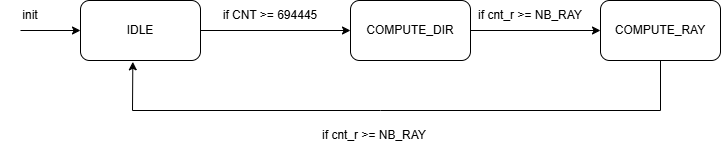
#> input picture report/playing_state.drawio.png, 721 x 151 px
$ python png_to_mif.py ../report/playing_state.drawio.png out.png
#> lines starting #> are read from the running program, lines starting #| are printed output that depends on the picture
from PIL import Image
import argparse

# [7 lines of commented-out code are left out]

def rgb_to_12bit_bin(r, g, b):
    """Convert 8-bit RGB to a 12-bit RGB string in binary."""
    r4 = (r & 0xF0) >> 4  # Extract the upper 4 bits of red
    g4 = (g & 0xF0) >> 4  # Extract the upper 4 bits of green
    b4 = (b & 0xF0) >> 4  # Extract the upper 4 bits of blue

    r4 = int(f"{r4:04b}"[::-1], 2)
    g4 = int(f"{g4:04b}"[::-1], 2)
    b4 = int(f"{b4:04b}"[::-1], 2)
    value = (r4 << 8) | (g4 << 4) | b4  # Combine into 12-bit value
    return f"{value:012b}"

def rgb_to_12bit(r, g, b):
    # Downscale 8-bit to 4-bit
    r4 = (r * 15) // 255
    g4 = (g * 15) // 255
    b4 = (b * 15) // 255

    # Pack into 12-bit value: [RRRR][GGGG][BBBB]
    rgb_12bit = (r4 << 8) | (g4 << 4) | b4

    return f"{rgb_12bit:012b}"

def rgb_to_12bit_hex(r, g, b):
    """Convert 8-bit RGB to a 12-bit RGB string in hexadecimal."""
    r4 = (r & 0xF0) >> 4  # Extract the upper 4 bits of red
    g4 = (g & 0xF0) >> 4  # Extract the upper 4 bits of green
    b4 = (b & 0xF0) >> 4  # Extract the upper 4 bits of blue
    value = (r4 << 8) | (g4 << 4) | b4  # Combine into 12-bit value
    return f"{value:03X}"

def convert_image_to_mif(image_path, mif_path, width=16, height=16, address_radix="DEC", data_radix="BIN", grayscale=False):
#> called with image_path = '../report/playing_state.drawio.png', mif_path = 'out.png', width = 16, height = 16, address_radix = 'DEC', data_radix = 'BIN', grayscale = False
    img = Image.open(image_path).convert("L" if grayscale else "RGB").resize((width, height))
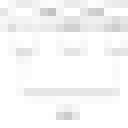
#> img: PIL image 16x16 RGB (shown 8 times larger); min 195, max 255, mean 246.9
    pixels = list(img.getdata())
#> pixels = 256 items, first 6: (254, 254, 254), (247, 247, 247), (235, 235, 235), (236, 236, 236), (242, 242, 242), (250, 250, 250)

    depth = width * height
    width_bits = 1 if grayscale else 12  # 1 bit for grayscale, 12 bits for RGB
    mif_lines = [
        f"WIDTH={width_bits};",
        f"DEPTH={depth};",
        "",
        f"ADDRESS_RADIX={address_radix};",
        f"DATA_RADIX={data_radix};",
        "",
        "CONTENT BEGIN"
    ]

    for addr in range(depth):
        if addr < len(pixels):
            if grayscale:
                # Convert grayscale pixel to 1-bit (threshold at 128)
                gray_value = 1 if pixels[addr] >= 128 else 0
                data = f"{gray_value:01b}" if data_radix == "BIN" else f"{gray_value:X}"
            else:
                r, g, b = pixels[addr]
                if data_radix == "BIN":
                    data = rgb_to_12bit_bin(r, g, b)
                elif data_radix == "HEX":
                    data = rgb_to_12bit_hex(r, g, b)


        else:
            data = "0" if grayscale else ("000000000000" if data_radix == "BIN" else "000")

        if address_radix == "DEC":
            mif_lines.append(f"    {addr:4d} : {data};")
        elif address_radix == "HEX":
            mif_lines.append(f"    {addr:04X} : {data};")
#> this loop made 256 passes
#> (r, g, b, data) on passes 1 to 12: (254, 254, 254, '111111111111'), (247, 247, 247, '111111111111'), (235, 235, 235, '011101110111'), (236, 236, 236, '011101110111'), (242, 242, 242, '111111111111'), (250, 250, 250, '111111111111'), (251, 251, 251, '111111111111'), (246, 246, 246, '111111111111'), (235, 235, 235, '011101110111'), (236, 236, 236, '011101110111'), (242, 242, 242, '111111111111'), (253, 253, 253, '111111111111')
#> (r, g, b, data) on passes 61 to 66: (230, 230, 230, '011101110111'), (215, 215, 215, '101110111011'), (206, 206, 206, '001100110011'), (220, 220, 220, '101110111011'), (255, 255, 255, '111111111111'), (252, 252, 252, '111111111111')

    mif_lines.append("END;")

    with open(mif_path, "w") as f:
        f.write("\n".join(mif_lines))

    print(f"[✓] MIF file saved to: {mif_path}")

# example usage:
# python png_to_mif.py input.png output.mif --width 16 --height 16 --address_radix DEC --data_radix BIN --grayscale
if __name__ == "__main__":
    parser = argparse.ArgumentParser(description="Convert image to .mif file with 12-bit RGB or 1-bit grayscale values.")
    parser.add_argument("image", help="Input image file (.png or .jpg)")
    parser.add_argument("output", help="Output .mif file")
    parser.add_argument("--width", type=int, default=16, help="Target image width")
    parser.add_argument("--height", type=int, default=16, help="Target image height")
    parser.add_argument("--address_radix", choices=["DEC", "HEX"], default="DEC", help="Address radix (DEC or HEX)")
    parser.add_argument("--data_radix", choices=["BIN", "HEX"], default="BIN", help="Data radix (BIN or HEX)")
    parser.add_argument("--grayscale", action="store_true", help="Convert image to 1-bit grayscale")

    args = parser.parse_args()
    convert_image_to_mif(args.image, args.output, args.width, args.height, args.address_radix, args.data_radix, args.grayscale)

$ run again, on report/raycasting.drawio.png
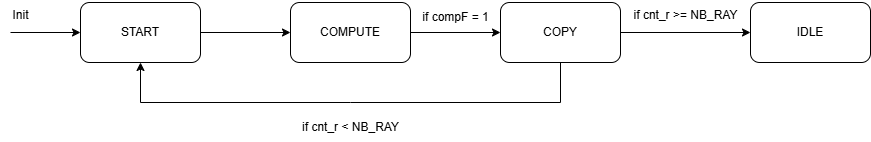
#> input picture report/raycasting.drawio.png, 871 x 142 px
#> in convert_image_to_mif, `img = Image.open(image_path).convert("L" if grayscale else "RGB").resi..`:
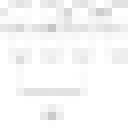
#> img: PIL image 16x16 RGB (shown 8 times larger); min 198, max 255, mean 247.7
#> pixels = 256 items, first 6: (255, 255, 255), (239, 239, 239), (227, 227, 227), (234, 234, 234), (254, 254, 254), (235, 235, 235)
#> the loop in convert_image_to_mif, `for addr in range(depth):` made 256 passes
#> (r, g, b, data) on passes 1 to 8: (255, 255, 255, '111111111111'), (239, 239, 239, '011101110111'), (227, 227, 227, '011101110111'), (234, 234, 234, '011101110111'), (254, 254, 254, '111111111111'), (235, 235, 235, '011101110111'), (227, 227, 227, '011101110111'), (239, 239, 239, '011101110111')

$ run again, on report/table_compression.png
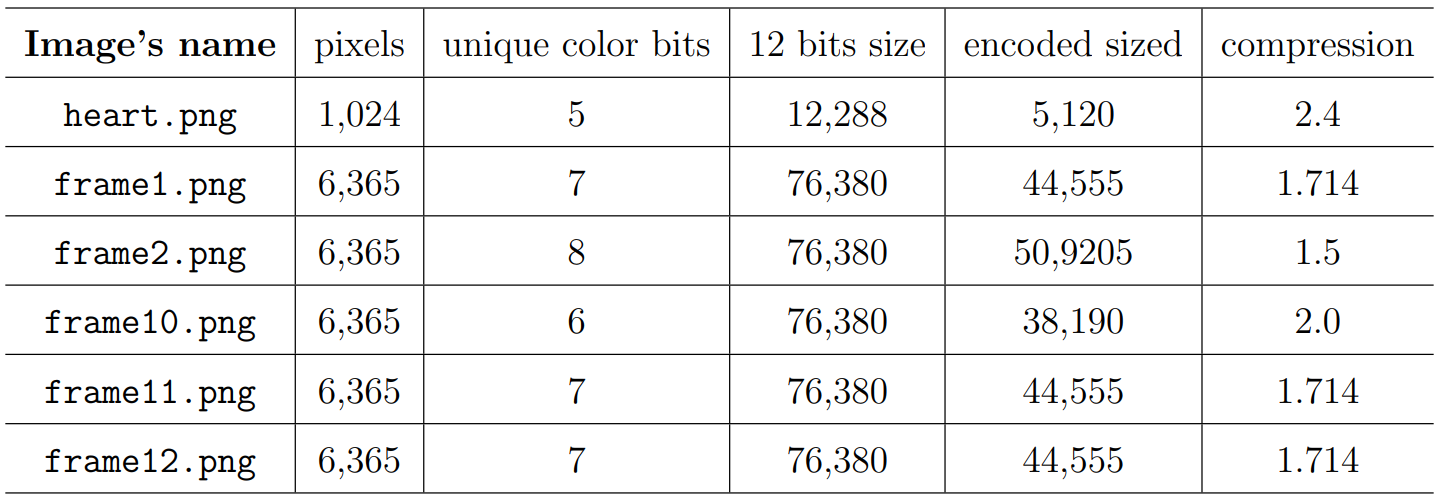
#> input picture report/table_compression.png, 1442 x 497 px
#> in convert_image_to_mif, `img = Image.open(image_path).convert("L" if grayscale else "RGB").resi..`:
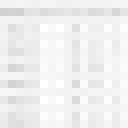
#> img: PIL image 16x16 RGB (shown 8 times larger); mean R, G, B 239.6, 239.6, 239.6
#> pixels = 256 items, first 6: (243, 243, 243), (243, 243, 243), (244, 244, 244), (242, 242, 242), (241, 241, 241), (244, 244, 244)
#> the loop in convert_image_to_mif, `for addr in range(depth):` made 256 passes
#> (r, g, b, data) on passes 1 to 8: (243, 243, 243, '111111111111'), (243, 243, 243, '111111111111'), (244, 244, 244, '111111111111'), (242, 242, 242, '111111111111'), (241, 241, 241, '111111111111'), (244, 244, 244, '111111111111'), (244, 244, 244, '111111111111'), (241, 241, 241, '111111111111')
